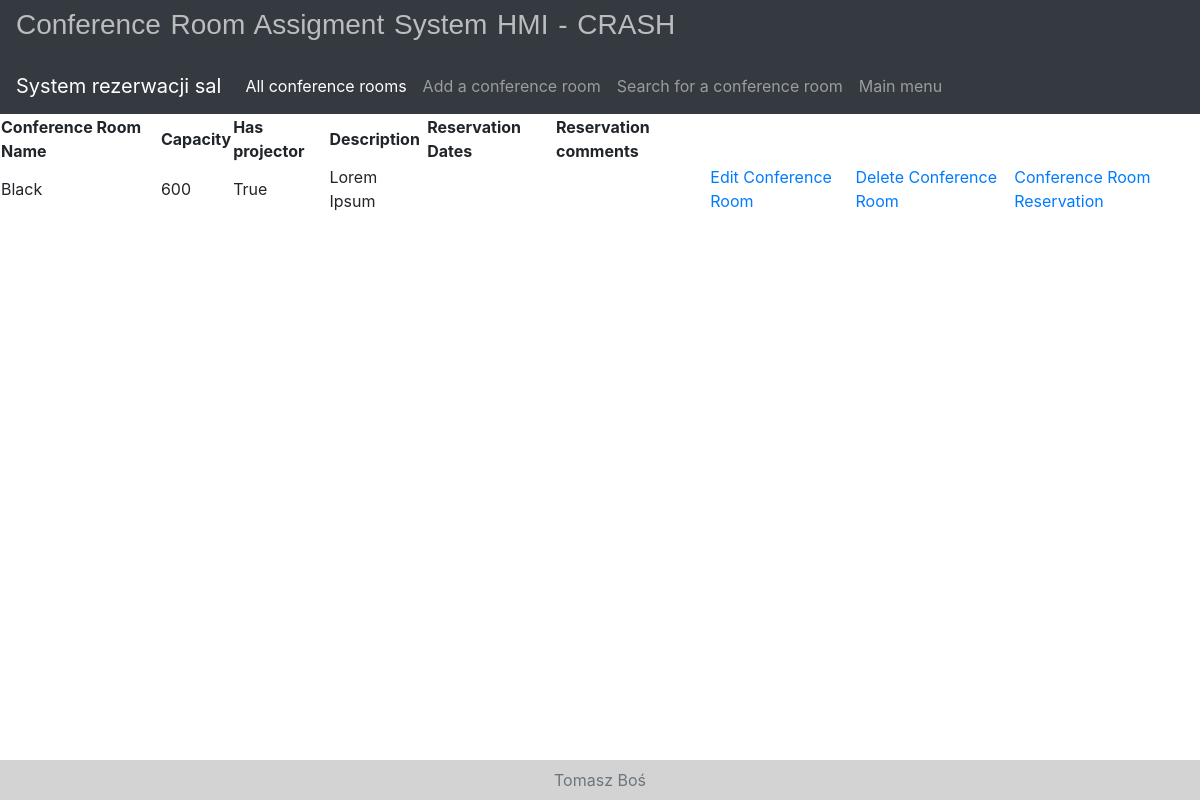
/room/13/, run on the app's committed database.
### room_reservations_TB/models.py (models this page shows, shortened)
class Room(models.Model):
    room_name = models.CharField(max_length=255, unique=True)
    room_capacity = models.PositiveIntegerField()
    room_projector = models.BooleanField()
    room_description = models.TextField(blank=True)

### room_reservations_TB/views.py (the view)
# urls.py: path('room/<int:room_id>/', views.RoomDetails.as_view(), name=f'room'),
class RoomDetails(View):
    def get(self, request, room_id):
        context = {}
        room = Room.objects.get(pk=room_id)
        reservations = Reservation.objects.filter(room_id=room_id, reservation_date__gte=datetime.now())
        context['room'] = room
        context['reservations'] = reservations
        return render(request, 'room_details.html', context)

### templates/room_details.html (shortened to what this page needs)
<!DOCTYPE html>
<html lang="en">
<head>
    <link rel="stylesheet" href="https://maxcdn.bootstrapcdn.com/bootstrap/4.0.0/css/bootstrap.min.css"
>
</head>
<body>
    <div class="navbar navbar-dark bg-dark titles">
        <h3>Conference Room Assigment System HMI - CRASH</h3><br>
    </div>
    <nav class="navbar navbar-expand-lg navbar navbar-dark bg-dark">
      <a class="navbar-brand" href="#">System rezerwacji sal</a>
      <div class="collapse navbar-collapse" id="navbarNavAltMarkup">
        <div class="navbar-nav">
          <a class="nav-item nav-link active" href="{% url 'all_rooms' %}">All conference rooms<span class="sr-only">(current)</span></a>
          <a class="nav-item nav-link" href="{% url 'new_room' %}">Add a conference room</a>
          <a class="nav-item nav-link" href="{% url 'search_rooms' %}">Search for a conference room</a>
          <a class="nav-item nav-link" href="{% url 'main' %}">Main menu</a>
        </div>
      </div>
    </nav>
    <form action="" method="POST">
        <table style="width:100%">
            <thead>
            <tr>
                <th>Conference Room Name</th>
                <th>Capacity</th>
                <th>Has projector</th>
                <th>Description</th>
                <th>Reservation Dates</th>
                <th>Reservation comments</th>
            </tr>
            </thead>
            <tbody>
                <tr>
                    <td>{{ room.room_name }}</td>
                    <td>{{ room.room_capacity }}</td>
                    <td>{{ room.room_projector }}</td>
                    <td>{{ room.room_description }}</td>
                    <td>
                    </td>
                    <td>
                    </td>
                    <td><a href="{% url 'edit_room' room_id=room.pk %}">Edit Conference Room</a></td>
                    <td><a href="{% url 'delete_room' room_id=room.pk %}">Delete Conference Room</a></td>
                    <td><a href="{% url 'reserve_room' room_id=room.pk %}">Conference Room Reservation</a></td>
                </tr>
            </tbody>
        </table>
    </form>
</body>
<footer class="footer">
      <div class="container">
        <span class="text-muted">Tomasz Boś</span>
      </div>
    </footer>
</html>

### templates/room_details.html (style rules this page uses)
.footer { position: absolute; bottom: 0; left: 0; width: 100%; height: 40px; line-height: 40px; background-color: lightgray; text-align: center; }
.titles { font-family: Verdana, Geneva, sans-serif; font-size: 20px; letter-spacing: 0px; word-spacing: 2px; color: #B9BDBE; font-weight: 700; text-decoration: none; font-style: normal; font-variant: normal; text-transform: none; text-align: center; }

### data on the page
Room: room_name "Black", room_capacity "600", room_projector "True", room_description "Lorem Ipsum"
